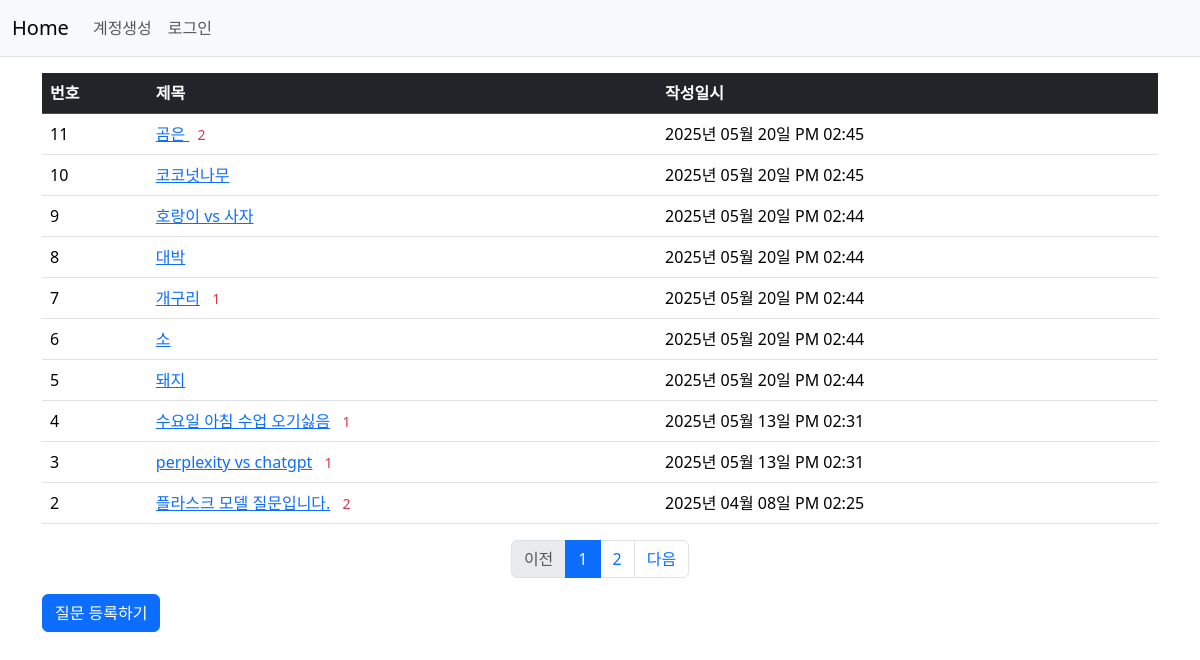
Page /question/list/ on the committed database.
### pybo/models.py (models this page shows)
class Question(db.Model):
    id = db.Column(db.Integer, primary_key=True)
    subject = db.Column(db.String(200), nullable=False)
    content = db.Column(db.Text(), nullable=False)
    create_date = db.Column(db.DateTime(), nullable=False)

### pybo/views/question_views.py (the view)
@bp.route('/list/')
def _list():
    page = request.args.get('page', type=int, default=1)  # 페이지
    question_list = Question.query.order_by(Question.create_date.desc())
    question_list = question_list.paginate(page=page, per_page=10)
    return render_template('question/question_list.html', question_list=question_list)

### pybo/filter.py (called while the page is built)
def format_datetime(value, fmt='%Y년 %m월 %d일 %p %I:%M'):
    return value.strftime(fmt)

### pybo/views/auth_views.py (called while the page is built)
@bp.before_app_request
def load_logged_in_user():
    user_id = session.get('user_id')
    if user_id is None:
        g.user = None
    else:
        g.user = User.query.get(user_id)

### pybo/templates/question/question_list.html
{% extends 'base.html' %}
{% block content %}
<div class="container my-3">
    <table class="table">
        <thead>
        <tr class="table-dark">
            <th>번호</th>
            <th>제목</th>
            <th>작성일시</th>
        </tr>
        </thead>
        <tbody>
        {% if question_list.items %}
            {% for question in question_list.items %}
            <tr>
                <td>{{ question_list.total - ((question_list.page-1) * question_list.per_page) - loop.index0 }}</td>
                <td>
                    <a href="{{ url_for('question.detail', question_id=question.id) }}">{{ question.subject }}</a>
                    {% if question.answer_set|length > 0 %}
                    <span class="text-danger small mx-2">{{ question.answer_set|length }}</span>
                    {% endif %}
                </td>
                <td>{{ question.create_date|datetime }}</td>
            </tr>
            {% endfor %}
        {% else %}
        <tr>
            <td colspan="3">질문이 없습니다.</td>
        </tr>
        {% endif %}
        </tbody>
    </table>
    <ul class="pagination justify-content-center">
        {% if question_list.has_prev %}
        <li class="page-item">
            <a class="page-link" href="?page={{ question_list.prev_num }}">이전</a>
        </li>
        {% else %}
        <li class="page-item disabled">
            <a class="page-link" tabindex="-1" aria-disabled="true" href="javascript:void(0)">이전</a>
        </li>
        {% endif %}
        {% for page_num in question_list.iter_pages() %}
            {% if page_num %}
                {% if page_num != question_list.page %}
                <li class="page-item">
                    <a class="page-link" href="?page={{ page_num }}">{{ page_num }}</a>
                </li>
                {% else %}
                <li class="page-item active" aria-current="page">
                    <a class="page-link" href="javascript:void(0)">{{ page_num }}</a>
                </li>
                {% endif %}
            {% else %}
            <li class="disabled">
                <a class="page-link" href="javascript:void(0)">...</a>
            </li>
            {% endif %}
        {% endfor %}
        {% if question_list.has_next %}
        <li class="page-item">
            <a class="page-link" href="?page={{ question_list.next_num }}">다음</a>
        </li>
        {% else %}
        <li class="page-item disabled">
            <a class="page-link" tabindex="-1" aria-disabled="true" href="javascript:void(0)">다음</a>
        </li>
        {% endif %}
    </ul>
    <a href="{{ url_for('question.create') }}" class="btn btn-primary">질문 등록하기</a>
</div>
{% endblock %}

### pybo/templates/base.html (shortened to what this page needs)
<!doctype html>
<html lang="ko">
<head>
    <link rel="stylesheet" href="{{ url_for('static', filename='bootstrap.min.css') }}">
    <link rel="stylesheet" href="{{ url_for('static', filename='style.css') }}">
</head>
<body>
{% include "navbar.html" %}
{% block content %}
{% endblock %}
</body>
</html>

### pybo/templates/navbar.html (shortened to what this page needs)
<nav class="navbar navbar-expand-lg navbar-light bg-light border-bottom">
    <div class="container-fluid">
        <a class="navbar-brand" href="{{ url_for('main.index') }}">Home</a>
        <div class="collapse navbar-collapse" id="navbarSupportedContent">
          {% if g.user %}
          <ul class = "navbar-nav">
            <li class="nav-item ">
              <a class="nav-link" href="{{ url_for('auth.logout') }}">{{ g.user.username }} (로그아웃)</a>
            </li>
          </ul>
          {% else %}
            <ul class="navbar-nav me-auto mb-2 mb-lg-0">
                <li class="nav-item">
                    <a class="nav-link" href="{{ url_for('auth.signup') }}">계정생성</a>
                </li>
                <li class="nav-item">
                    <a class="nav-link" href="{{ url_for('auth.login') }}">로그인</a>
                </li>
            </ul>
            {% endif %}
        </div>
    </div>
</nav>

### rows in the picture
Question: id "11", subject "곰은", answer_set|length "2", create_date "2025년 05월 20일 PM 02:45"
Question: id "10", subject "코코넛나무", create_date "2025년 05월 20일 PM 02:45"
Question: id "9", subject "호랑이 vs 사자", create_date "2025년 05월 20일 PM 02:44"
Question: id "8", subject "대박", create_date "2025년 05월 20일 PM 02:44"
Question: id "7", subject "개구리", answer_set|length "1", create_date "2025년 05월 20일 PM 02:44"
Question: id "6", subject "소", create_date "2025년 05월 20일 PM 02:44"
Question: id "5", subject "돼지", create_date "2025년 05월 20일 PM 02:44"
Question: id "4", subject "수요일 아침 수업 오기싫음", answer_set|length "1", create_date "2025년 05월 13일 PM 02:31"
Question: id "3", subject "perplexity vs chatgpt", answer_set|length "1", create_date "2025년 05월 13일 PM 02:31"
Question: id "2", subject "플라스크 모델 질문입니다.", answer_set|length "2", create_date "2025년 04월 08일 PM 02:25"

### other values in the picture
{{ page_num }} "1"
{{ page_num }} "2"
